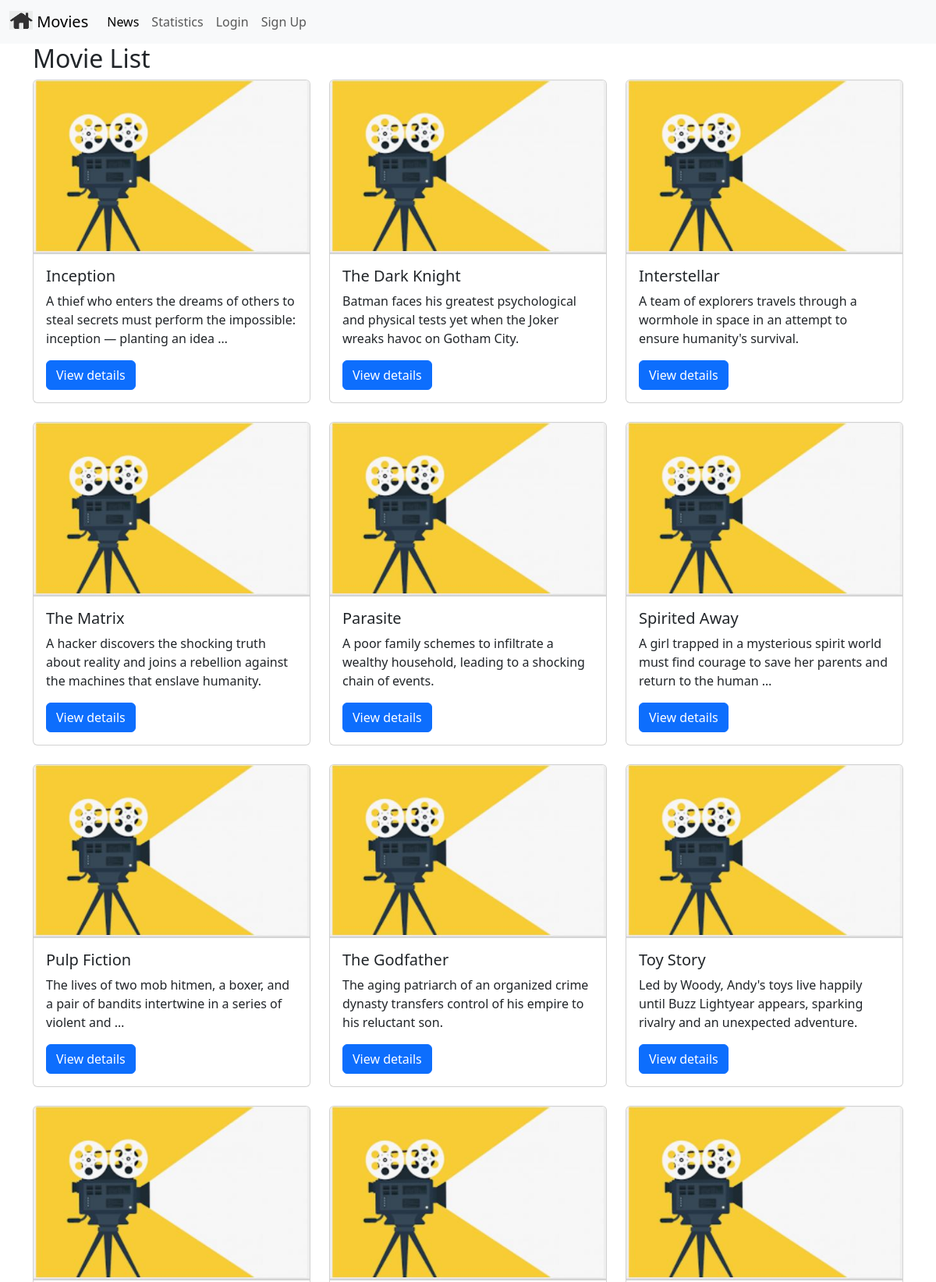
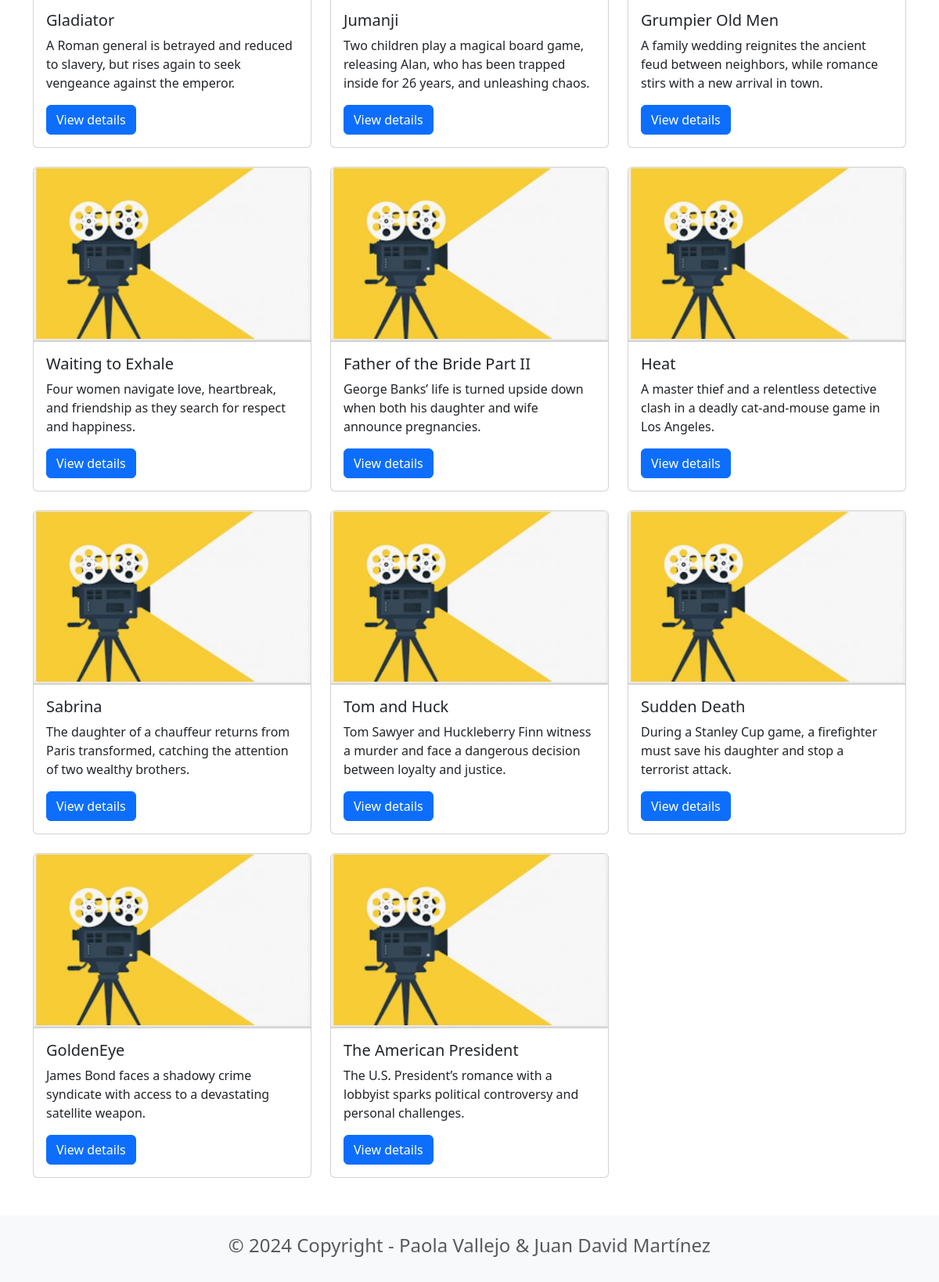
Page /movies/ on the committed database (2 pictures, top to bottom).
### movie/models.py (models this page shows, shortened)
class Movie(models.Model):
    title = models.CharField(max_length=200)
    description = models.TextField(blank=True, null=True)
    release_date = models.DateField(blank=True, null=True)
    director = models.CharField(max_length=100, blank=True, null=True)
    genre = models.CharField(max_length=50, blank=True, null=True)
    rating = models.FloatField(blank=True, null=True)
    poster = models.ImageField(upload_to="movie/images/", blank=True, null=True)  # 👈 campo para la imagen

### movie/views.py (the view)
# urls.py: path('', views.movie_list, name='movie_list'),
def movie_list(request):
    movies = Movie.objects.all()
    return render(request, 'movie/movie_list.html', {'movies': movies})

### movie/templates/movie/movie_list.html
{% extends "base.html" %}
{% block content %}
<h2>Movie List</h2>
<div class="row">
    {% for movie in movies %}
        <div class="col-md-4 mb-4">
            <div class="card">
                {% if movie.image %}
                    <img src="{{ movie.image.url }}" class="card-img-top" alt="{{ movie.title }}">
                {% else %}
                    <img src="/media/movie/images/default.JPG" class="card-img-top" alt="No image">
                {% endif %}
                <div class="card-body">
                    <h5 class="card-title">{{ movie.title }}</h5>
                    <p class="card-text">{{ movie.description|truncatewords:20 }}</p>
                    <a href="{% url 'movie_detail' movie.id %}" class="btn btn-primary">View details</a>
                </div>
            </div>
        </div>
    {% empty %}
        <p>No movies found.</p>
    {% endfor %}
</div>
{% endblock %}

### moviereviews/templates/base.html (shortened to what this page needs)
<head>
    <link href="https://cdn.jsdelivr.net/npm/bootstrap@5.3.2/dist/css/bootstrap.min.css" rel="stylesheet">
</head>
<nav class="navbar navbar-expand-lg bg-body-tertiary">
  <div class="container-fluid">
    <a class="navbar-brand" href="{% url 'home' %}">
      {% load static %}
      <img src="{% static 'images/home.png' %}" alt="" width="30"
height="24"
          class="d-inline-block align-text-top" />
      Movies
    </a>
    <div class="collapse navbar-collapse" id="navbarSupportedContent">
      <ul class="navbar-nav me-auto mb-2 mb-lg-0">
        <li class="nav-item">
          <a class="nav-link active" aria-current="page" href="{% url 'news' %}">News</a>
        </li>
        <li class="nav-item">
          <a class="nav-link" href="{% url 'statistics' %}">Statistics</a>
        </li>
        <li class="nav-item">
          <a class="nav-link" href="#">Login</a>
        </li>
        <li class="nav-item">
          <a class="nav-link" href="#">Sign Up</a>
        </li>
      </ul>
    </div>
  </div>
</nav>
<div class="container">
    {% block content %}
    {% endblock content %}
</div>
<footer class="text-center text-lg-start bg-light text-muted mt-4">
  <div class="container">
    <div class="row">
      <div class="text-center p-4">
        <h4>© 2024 Copyright - Paola Vallejo & Juan David Martínez</h4>
      </div>
    </div>
  </div>
</footer>

### rows in the picture
Movie: title "Inception", description "A thief who enters the dreams of others to steal secrets must perform the impossible: inception — planting an idea …"
Movie: title "The Dark Knight", description "Batman faces his greatest psychological and physical tests yet when the Joker wreaks havoc on Gotham City."
Movie: title "Interstellar", description "A team of explorers travels through a wormhole in space in an attempt to ensure humanity's survival."
Movie: title "The Matrix", description "A hacker discovers the shocking truth about reality and joins a rebellion against the machines that enslave humanity."
Movie: title "Parasite", description "A poor family schemes to infiltrate a wealthy household, leading to a shocking chain of events."
Movie: title "Spirited Away", description "A girl trapped in a mysterious spirit world must find courage to save her parents and return to the human …"
Movie: title "Pulp Fiction", description "The lives of two mob hitmen, a boxer, and a pair of bandits intertwine in a series of violent and …"
Movie: title "The Godfather", description "The aging patriarch of an organized crime dynasty transfers control of his empire to his reluctant son."
Movie: title "Toy Story", description "Led by Woody, Andy's toys live happily until Buzz Lightyear appears, sparking rivalry and an unexpected adventure."
Movie: title "Gladiator", description "A Roman general is betrayed and reduced to slavery, but rises again to seek vengeance against the emperor."
Movie: title "Jumanji", description "Two children play a magical board game, releasing Alan, who has been trapped inside for 26 years, and unleashing chaos."
Movie: title "Grumpier Old Men", description "A family wedding reignites the ancient feud between neighbors, while romance stirs with a new arrival in town."
Movie: title "Waiting to Exhale", description "Four women navigate love, heartbreak, and friendship as they search for respect and happiness."
Movie: title "Father of the Bride Part II", description "George Banks’ life is turned upside down when both his daughter and wife announce pregnancies."
Movie: title "Heat", description "A master thief and a relentless detective clash in a deadly cat-and-mouse game in Los Angeles."
Movie: title "Sabrina", description "The daughter of a chauffeur returns from Paris transformed, catching the attention of two wealthy brothers."
Movie: title "Tom and Huck", description "Tom Sawyer and Huckleberry Finn witness a murder and face a dangerous decision between loyalty and justice."
Movie: title "Sudden Death", description "During a Stanley Cup game, a firefighter must save his daughter and stop a terrorist attack."
Movie: title "GoldenEye", description "James Bond faces a shadowy crime syndicate with access to a devastating satellite weapon."
Movie: title "The American President", description "The U.S. President’s romance with a lobbyist sparks political controversy and personal challenges."
